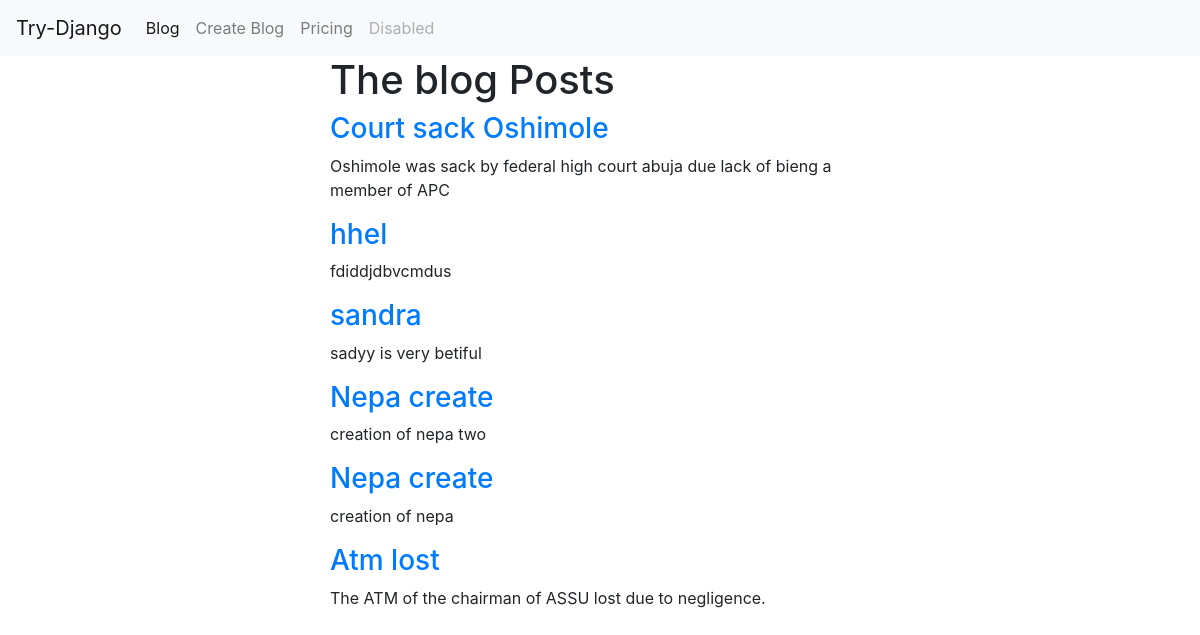
/blog/, run on an earlier commit of the app's database.
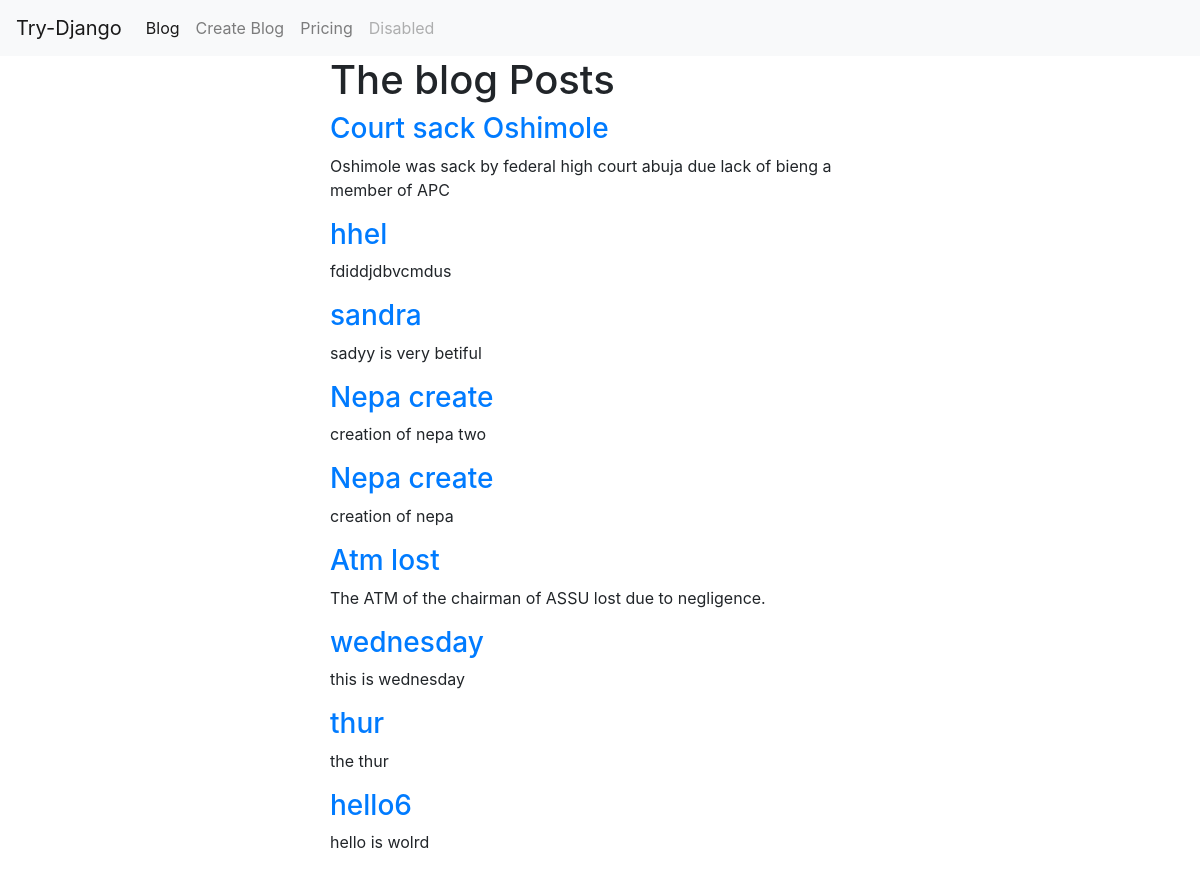
And on a later commit of the database.
### blog/models.py (models this page shows, shortened)
class BlogPost(models.Model):
    user = models.ForeignKey(User, default=1, null=True, on_delete=models.SET_NULL)
    images = models.ImageField(upload_to='image/', blank=True, null=True)
    title = models.CharField(max_length=50)
    slug = models.SlugField(unique=True)
    content = models.TextField(null=True, blank=True)

### blog/views.py (the view)
# urls.py: path('', views.blog_list, name='blog_list'),
def blog_list(request):
    obj = BlogPost.objects.all()
    template_name = 'blog/blog_list.html'
    context = {'posts':obj}
    return render(request, template_name, context)

### blog/templates/blog/blog_list.html (shortened to what this page needs)
{% extends 'base.html' %}
{% block content %}
    <h1>The blog Posts</h1>
    {% for post in posts %}
        <h3><a href="{% url 'blog_detail' post.slug %}">{{ post.title }}</a></h3>
        <p>{{ post.content }}</p>
    {% endfor %}
{% endblock %}

What changed in the data, as far as the page shows it:
added BlogPost: title "wednesday", content "this is wednesday"
added BlogPost: title "thur", content "the thur"
added BlogPost: title "hello6", content "hello is wolrd"
